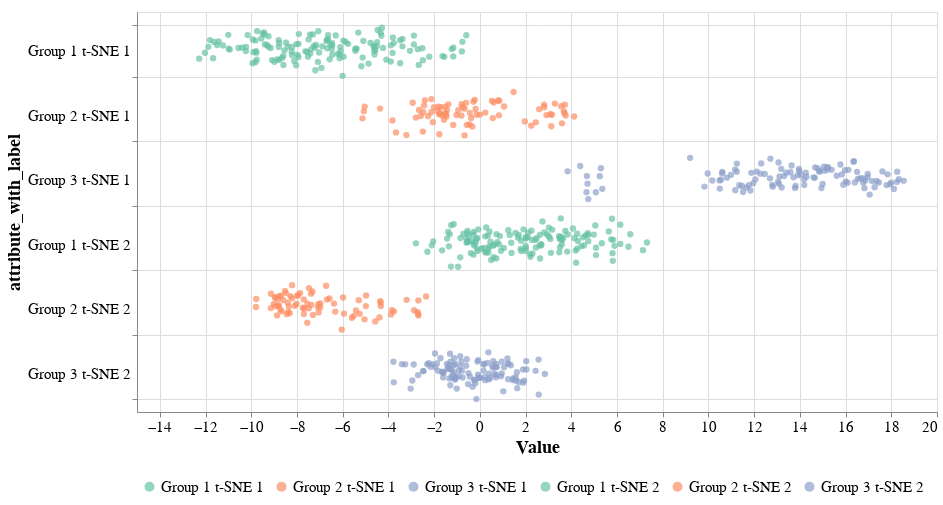

Notebook code for this chart:
### Markdown cell above
<font size="+1" color="grey"><b> 2.1.1 Strip Plot </b></font>

### Code cell
gaussian_jitter.configure_title(
    fontSize=18
).configure_axis(
    labelFontSize=15,
    titleFontSize=18
).configure_legend(
    labelFontSize=15,
    titleFontSize=18,
    orient="bottom", title=None, padding=5, labelLimit=200, 
    # columns=3
)
# .save('../../images/case2_strip_plot.png', format='png', scale_factor=2)

### Figure 1 — Vega-Lite specification as saved in the notebook (floating-point values rounded to 4 significant figures; data arrays with more than 128 entries replaced by an {"elided": "..."} marker saying what was removed)
{"config": {"view": {"continuousWidth": 300, "continuousHeight": 300}, "axis": {"labelFontSize": 15, "titleFontSize": 18}, "legend": {"labelFontSize": 15, "labelLimit": 200, "orient": "bottom", "padding": 5, "title": null, "titleFontSize": 18}, "title": {"fontSize": 18}}, "data": {"name": "data-b1c7a935c78ba29f515a7dbcacd3040b"}, "mark": {"type": "circle", "size": 40}, "encoding": {"color": {"field": "attribute_with_label", "scale": {"domain": ["Group 1 t-SNE 1", "Group 2 t-SNE 1", "Group 3 t-SNE 1", "Group 1 t-SNE 2", "Group 2 t-SNE 2", "Group 3 t-SNE 2"], "range": ["#66c2a5", "#fc8d62", "#8da0cb", "#66c2a5", "#fc8d62", "#8da0cb"]}, "sort": ["Group 1 t-SNE 1", "Group 2 t-SNE 1", "Group 3 t-SNE 1", "Group 1 t-SNE 2", "Group 2 t-SNE 2", "Group 3 t-SNE 2"], "type": "nominal"}, "x": {"field": "Value", "type": "quantitative"}, "y": {"axis": {"grid": true, "tickBand": "extent"}, "field": "attribute_with_label", "sort": ["Group 1 t-SNE 1", "Group 2 t-SNE 1", "Group 3 t-SNE 1", "Group 1 t-SNE 2", "Group 2 t-SNE 2", "Group 3 t-SNE 2"], "type": "nominal"}, "yOffset": {"field": "jitter", "type": "quantitative"}}, "height": 400, "params": [{"name": "param_3", "select": {"type": "interval", "encodings": ["x", "y"]}, "bind": "scales"}], "transform": [{"fold": ["t-SNE_Component_1", "t-SNE_Component_2"], "as": ["Component", "Value"]}, {"calculate": "datum.Class2 + \" \" + (datum.Component == \"t-SNE_Component_1\" ? \"t-SNE 1\" : \"t-SNE 2\")", "as": "attribute_with_label"}, {"calculate": "sqrt(-2*log(random()))*cos(2*PI*random())", "as": "jitter"}], "width": 800, "$schema": "https://vega.github.io/schema/vega-lite/v5.20.1.json", "datasets": {"data-b1c7a935c78ba29f515a7dbcacd3040b": {"elided": "336 records"}}}
